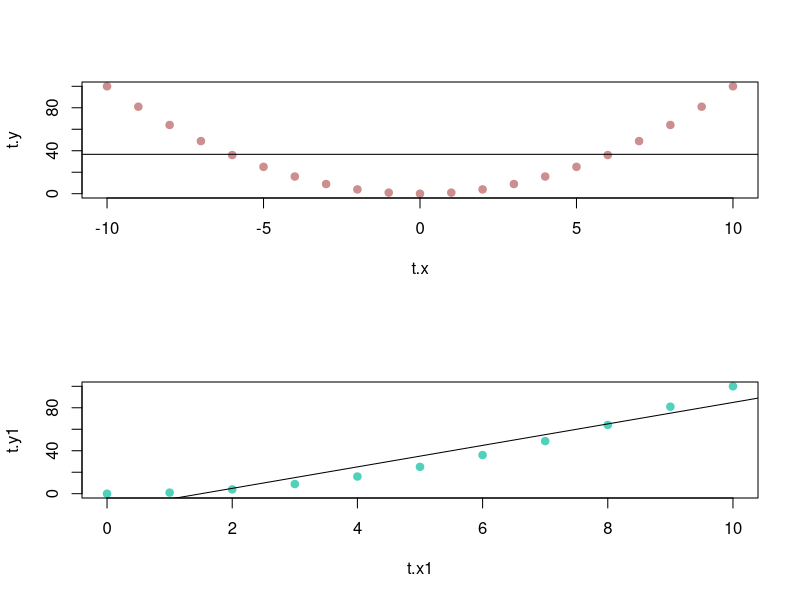

Generate this figure with R:
# a)

t.x <- seq(-10, 10, 1)
t.x1 <- seq(0, 10, 1)
t.y <- t.x^2
t.y1 <- t.x1^2

# b)
par(mfrow = c(2, 1))

plot(t.x, t.y,
  pch = 19,
  col = "#cc8e8e"
)
abline(lm(t.y ~ t.x))
cor(t.x, t.y)

plot(t.x1, t.y1,
  pch = 19,
  col = "#4fd1bb"
)
abline(lm(t.y1 ~ t.x1))
cor(t.x1, t.y1)

# Die Korrelationen sind verschieden,
# da der erste Graph symmetrisch ist,
# wodurch sich die Korrelation
# wieder ausgleicht.
# Beim 2. Graph hingegen gibt es nur die 2. Hälfte, welche linear steigt
# somit ist auch die Korrelation nahe bei 1
